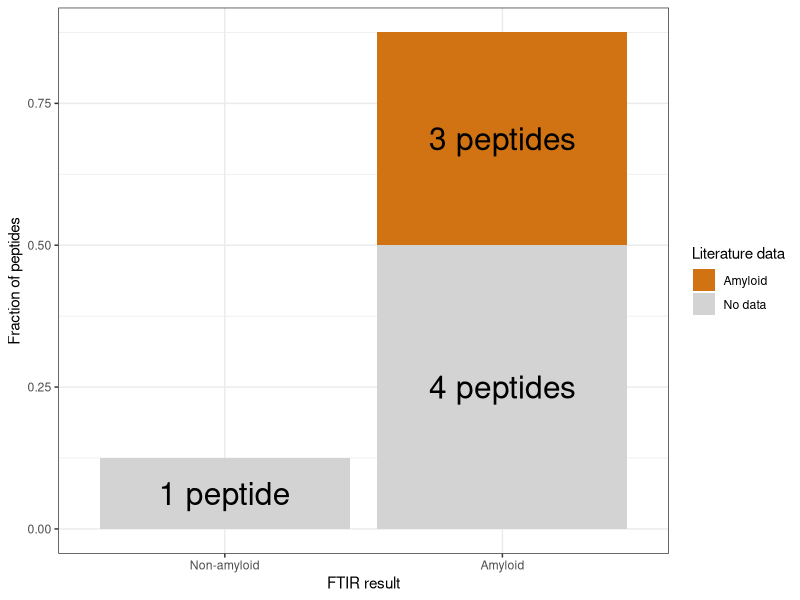
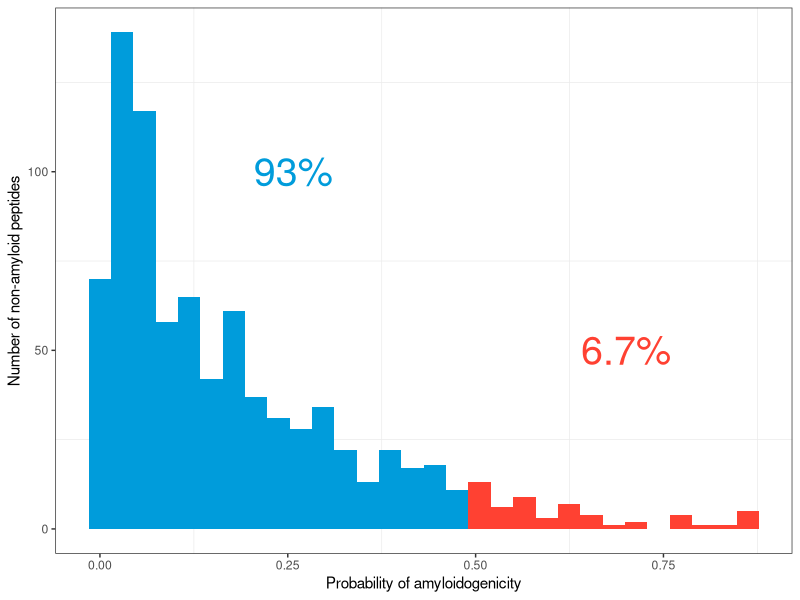

Generate these figures, in order, with R:
library(ggplot2)
library(dplyr)

preds <- read.csv("negative_preds.csv")
pred_freq <- (as.vector(table(preds[["Probability"]] > 0.5)/nrow(preds))*100) %>% 
  formatC(digits = 2) %>% 
  paste0("%") %>% 
  data.frame(label = ., y = c(100, 50), x = c(0.25, 0.7), class = c("a", "b"))



cairo_ps(filename = "presentation_plot.eps", width = 3, height = 3, pointsize = 24)
ggplot(preds, aes(x = Probability)) +
  geom_histogram(fill = rgb(0, 156, 219, maxColorValue = 255)) +
  geom_histogram(data = filter(preds, Probability > 0.5), 
                 fill = rgb(255, 65, 50, maxColorValue = 255)) +
  scale_x_continuous("Probability of amyloidogenicity") +
  scale_y_continuous("Number of non-amyloid peptides") +
  geom_text(data = pred_freq, aes(x = x, y = y, label = label, color = class), size = 10) +
  theme_bw() +
  scale_color_manual(values = c(rgb(0, 156, 219, maxColorValue = 255),
                                rgb(255, 65, 50, maxColorValue = 255))) +
  guides(color = FALSE) +
  theme(panel.grid.major = element_blank())
dev.off()

# results plot ------------------------------
ftir_res <- read.csv("ftir_amylogram_pasta2_literature.csv")

ftir_res_agg <- ftir_res %>% 
  group_by(amyl_db, amyl_ftir) %>% 
  summarise(count = n()) %>% 
  ungroup() %>% 
  mutate(amyl_db = factor(amyl_db, labels = c("Non-amyloid", "Amyloid")),
         amyl_ftir = factor(amyl_ftir, labels = c("Non-amyloid", "Amyloid"))) %>% 
  filter(amyl_db == "Non-amyloid",
         !is.na(amyl_ftir)) %>% 
  mutate(count = ifelse(count == 7, 4, count)) %>% 
  rbind(data.frame(amyl_db = "Non-amyloid", amyl_ftir = "Amyloid", count = 3)) %>% 
  mutate(frac = count/sum(count),
         count_nice = ifelse(count > 2, paste0(count, " peptides"), paste0(count, " peptide")),
         amyl_db = factor(c("No data", 
                            "No data", 
                            "Amyloid")))

ggplot(ftir_res_agg, aes(x = amyl_ftir, y = frac, fill = amyl_db,
                         label = count_nice)) +
  geom_bar(stat = "identity") +
  geom_text(position = position_stack(vjust=0.5), color = "black", size = 8) +
  scale_y_continuous("Fraction of peptides") +
  scale_x_discrete("FTIR result") +
  scale_fill_manual("Literature data", values = c("#d17312", "lightgrey"),
                    na.value = "lightgrey") +
  theme_bw()
